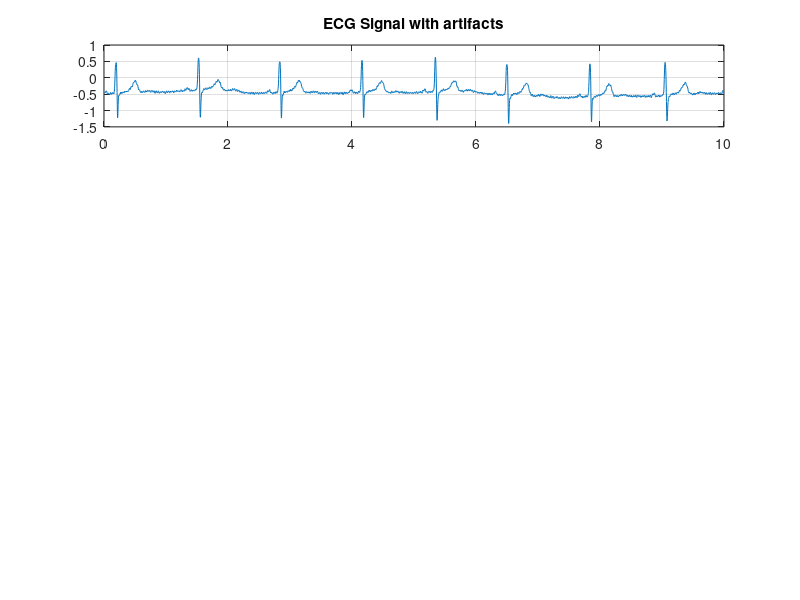

This chart was generated by the following MATLAB code: (Note: this script raises an error after producing the figure.)
clear all
close all
clc

%% Visualization of ECG Signal
load ('123m.mat');
ecgsig = val/200;
t = 0:length(ecgsig)-1;
Fs = 360; % Sampling Frequency
tx = t./Fs;
subplot (4, 1, 1), plot(tx,ecgsig), title ('ECG Signal with artifacts'), grid on

%% Removal of Baseline wander using Biorthogonal Wavelet
[C, L] = wavedec (ecgsig,9,'bior3.7'); % Decomposition 
a9 = wrcoef ('a', C, L,'bior3.7',9); % Approximate Component
d9 = wrcoef ('d', C, L,'bior3.7',9); % Detailed components
d8 = wrcoef ('d', C, L,'bior3.7',8);
d7 = wrcoef ('d', C, L,'bior3.7',7);
d6 = wrcoef ('d', C, L,'bior3.7',6);
d5 = wrcoef ('d', C, L,'bior3.7',5);
d4 = wrcoef ('d', C, L,'bior3.7',4);
d3 = wrcoef ('d', C, L,'bior3.7',3);
d2 = wrcoef ('d', C, L,'bior3.7',2);
d1 = wrcoef ('d', C, L,'bior3.7',1);
y0= d9+d8+d7+d6+d5+d4+d3+d2+d1;
subplot (4,1,2), plot(tx,y0), title ('ECG Signal after baseline wander removed'), grid on


%% Removal of Powerline Interference using Notch Filter
Fnotch = 50; % Notch Frequency
BW = 100; % Bandwidth
Apass = 1; % Bandwidth Attenuation
[b, a] = iirnotch (Fnotch/ (Fs/2), BW/ (Fs/2), Apass);
Hd1 = dfilt.df2 (b, a);
y1=filter (Hd1, y0);
subplot (5, 1, 4), plot (tx,y1), title ('ECG signal with powerline interference removed'), grid on

%% Removal of EMG noise using Biorthogonal wavelet
[C, L] = wavedec (y1,2,'bior3.7'); % Decomposition
a2 = wrcoef ('a', C, L,'bior3.7',2); % Approximate Component
d2 = wrcoef ('d', C, L,'bior3.7',2); % Detailed components
d1 = wrcoef ('d', C, L,'bior3.7',1);
y2 = a2 + d2;
subplot(5,1,5)
plot(tx,y2),title('ECG Signal with high frequency noise removed'), grid on

%% Denoising of ECG Signal using Daubechies wavelet
[C, L] = wavedec (y2,4,'db4'); % Decomposition
a4 = wrcoef ('a', C, L,'db4',4); % Approximate Component
d4 = wrcoef ('d', C, L,'db4',4); % Detailed components
d3 = wrcoef ('d', C, L,'db4',3);
d2 = wrcoef ('d', C, L,'db4',2);
d1 = wrcoef ('d', C, L,'db4',1);
y3 = a4 + d4 + d3;

%% PQRST Detection
[Rpeaks,locs_r] = findpeaks(y3,t,'MinPeakHeight',0.4,'MinPeakDist',50);
nohb_r = length(locs_r);  
for i = 1:nohb_r
    Speaks(i) = min(y3(locs_r(i):locs_r(i)+15));
    locs_s(i) = find(y3==Speaks(i))-1;
end

for i = 1:nohb_r
    Qpeaks(i) = min(y3(locs_r(i)-15:locs_r(i)));
    locs_q(i) = find(y3==Qpeaks(i));
end

for i = 1:nohb_r
     if locs_q(i) - 60 > 0
        Ppeaks(i) = max(y3(locs_q(i)-60:locs_q(i)));
        locs_p(i) = find(y3==Ppeaks(i));
    else
        Ppeaks(i) = max(y3(locs_q(i)-10:locs_q(i)));
        locs_p(i) = find(y3==Ppeaks(i));
    end
end

for i = 1:nohb_r
    if locs_s(i) + 130 <= 3600
        Tpeaks(i) = max(y3(locs_s(i):locs_s(i)+130));
        locs_t(i) = find(y3==Tpeaks(i));
    else
        break
    end
end



timelimit = length(ecgsig)/Fs;
hbpermin = (nohb_r*60)/timelimit;
disp(strcat('Heart Rate = ',num2str(hbpermin)))

figure
plot(t,y3)
grid on
xlim([0,length(ecgsig)])
hold on

plot(locs_r,Rpeaks,'^r');
plot(locs_s,Speaks,'xm')
plot(locs_q,Qpeaks,'*g')
plot(locs_p,Ppeaks,'om')
plot(locs_t,Tpeaks,'pk')

xlabel('samples')
legend('','Rpeaks','Speaks','Qpeaks','Ppeaks','Tpeaks')
title(strcat('PQRST Detection and Heart Rate : ',num2str(hbpermin)))